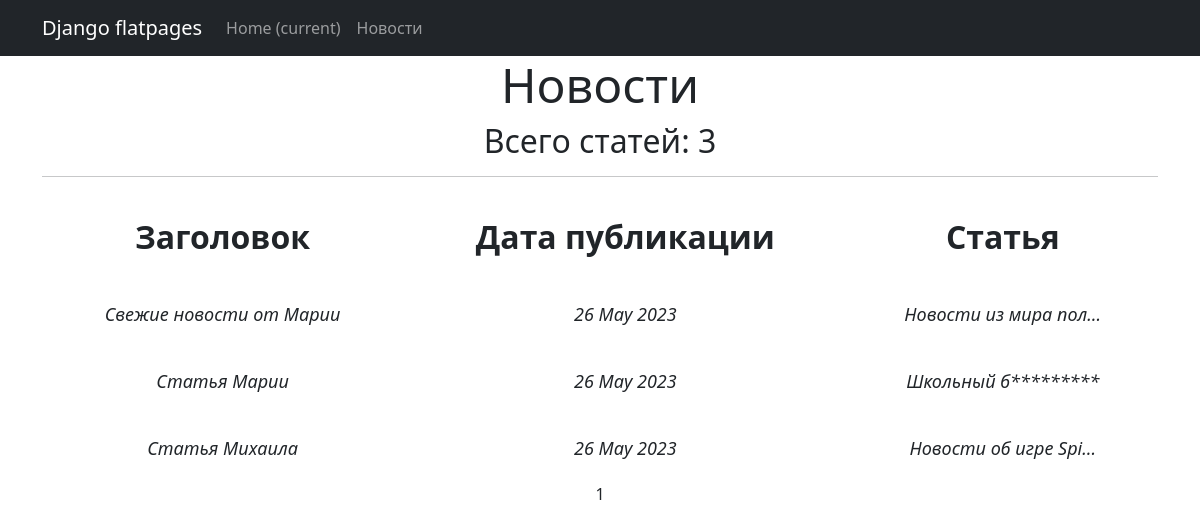
The page /news/ on the database as committed earlier.
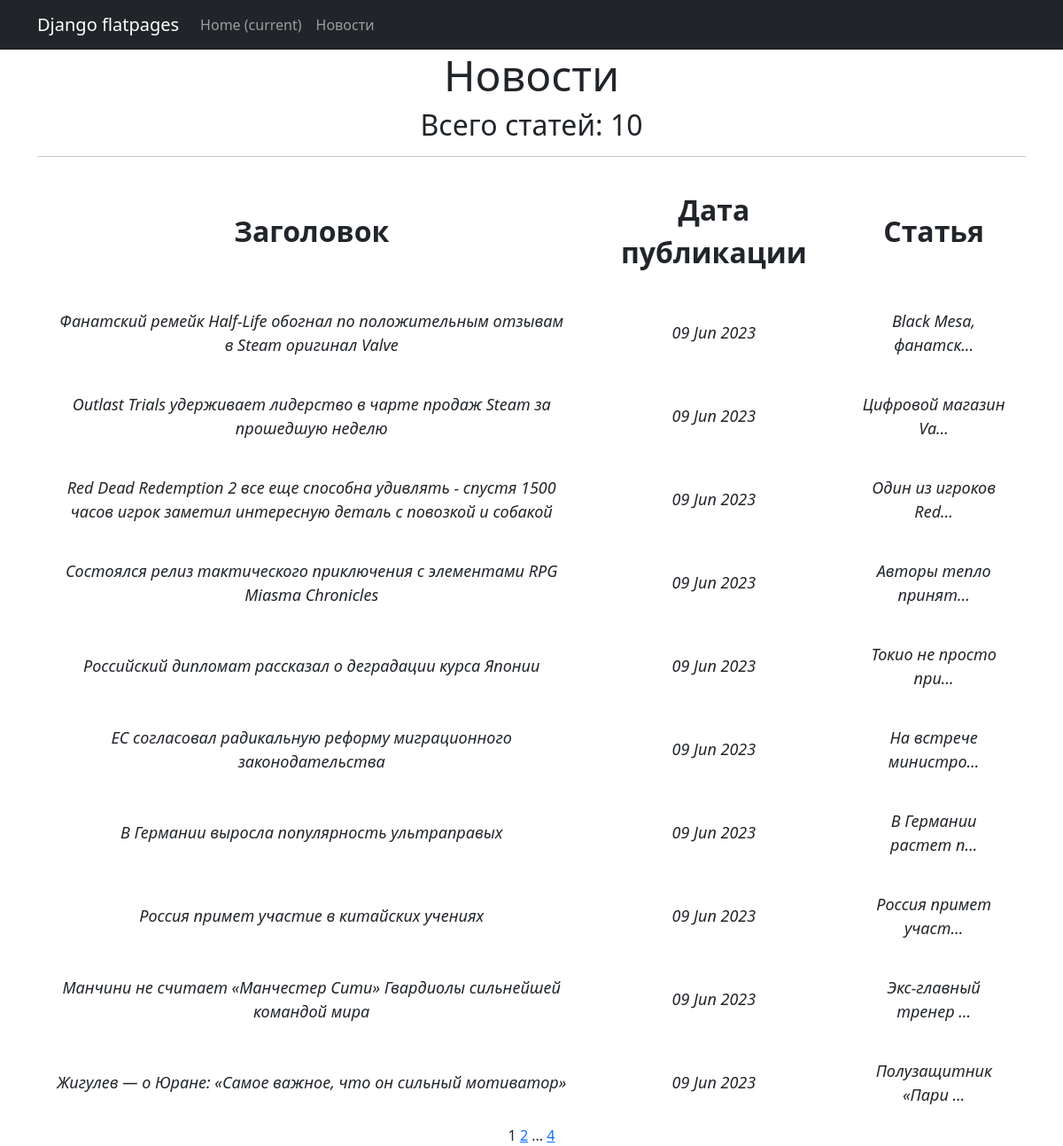
The same page on the database as committed later.
### News/models.py (models this page shows, shortened)
class Post(models.Model):
    author = models.ForeignKey(Author, on_delete=models.CASCADE)
    category = models.CharField(max_length=20, choices=CATEGORY_NEWS, default=ARTICLE)
    datetime = models.DateTimeField(auto_now_add=True)
    dopCategory = models.ManyToManyField(Category, through='PostCategory')
    heading = models.CharField(max_length=128)
    text = models.TextField()
    rating = models.SmallIntegerField(default=0)

### News/views.py (the view)
# urls.py: path('', PostList.as_view(), name='post_list'),
class PostList(ListView):
    model = Post
    ordering = '-datetime'
    template_name = 'news.html'
    context_object_name = 'news'
    paginate_by = 10

### News/templatetags/custom_filters.py (called while the page is built)
@register.filter(name='censor')
def censor(value):
    for word in bad_words:
        value = value.replace(word, word[0:1] + '*' * len(word))
    return value

@register.simple_tag(takes_context=True)
def url_replace(context, **kwargs):
    d = context['request'].GET.copy()
    for k, v in kwargs.items():
        d[k] = v
    return d.urlencode()

### templates/news.html (shortened to what this page needs)
{% extends 'flatpages/default.html' %}
{% load custom_filters %}
{% block content %}
    <h1><font size="8"> Новости </font></h1>
    <h3><font size="6"> Всего статей: {{ news|length }} </font></h3>
    <hr>
    {% if news %}
        <table align="center" cellpadding="20" width="100%">
            <tr>
                <td><strong><font size="6">Заголовок</font></strong></td>
                <td><strong><font size="6">Дата публикации</font></strong></td>
                <td><strong><font size="6">Статья</font></strong></td>
            </tr>
            {% for post in news %}
            <tr>
                <td><font size="4"><em>{{ post.heading|censor }}</em></font></td>
                <td><font size="4"><em>{{ post.datetime|date:'d M Y' }}</em></font></td>
                <td><font size="4"><em>{{ post.text|truncatechars:20|censor }}</em></font></td>
            </tr>
            {% endfor %}
        </table>
    {% else %}
        <h2> Новых новостей нет. </h2>
    {% endif %}
    {{ page_obj.number }}
    {% if page_obj.has_next %}
        <a href="?{% url_replace page=page_obj.next_page_number %}">{{ page_obj.next_page_number }}</a>
        {% if paginator.num_pages != page_obj.next_page_number %}
            ...
            <a href="?{% url_replace page=page_obj.paginator.num_pages %}">{{ page_obj.paginator.num_pages }}</a>
        {% endif %}
    {% endif %}
{% endblock content %}

### templates/flatpages/default.html (shortened to what this page needs)
<!DOCTYPE html>
<html lang="en">
    <head>
        {% load static %}
        <link href="{% static 'css/styles.css' %}" rel="stylesheet" />
    </head>
    <body>
        <nav class="navbar navbar-expand-lg navbar-dark bg-dark static-top">
            <div class="container">
                <a class="navbar-brand" href="#">Django flatpages</a>
                <div class="collapse navbar-collapse" id="navbarResponsive">
                    <ul class="navbar-nav ml-auto">
                        <li class="nav-item active">
                            <a class="nav-link" href="#">Home
                                <span class="sr-only">(current)</span>
                            </a>
                        </li>
                        <li class="nav-item">
                            <a class="nav-link" href="/news/">Новости</a>
                        </li>
                    </ul>
                </div>
            </div>
        </nav>
        <div class="container">
            <div class="row">
                <div class="col-lg-12 text-center">
                    {% block content %}{% endblock content %}
                </div>
            </div>
        </div>
    </body>
</html>

Rows that differ between the two databases and show on the page:
removed Post: heading|censor "Свежие новости от Марии", datetime "26 May 2023", text|censor "Новости из мира пол…"
no longer on this page (row unchanged): Post: heading|censor "Статья Марии", datetime "26 May 2023", text|censor "Школьный б*********"
no longer on this page (row unchanged): Post: heading|censor "Статья Михаила", datetime "26 May 2023", text|censor "Новости об игре Spi…"
added Post: heading|censor "Фанатский ремейк Half-Life обогнал по положительным отзывам в Steam оригинал Valve", datetime "09 Jun 2023", text|censor "Black Mesa, фанатск…"
added Post: heading|censor "Outlast Trials удерживает лидерство в чарте продаж Steam за прошедшую неделю", datetime "09 Jun 2023", text|censor "Цифровой магазин Va…"
added Post: heading|censor "Red Dead Redemption 2 все еще способна удивлять - спустя 1500 часов игрок заметил интересную деталь с повозкой и собакой", datetime "09 Jun 2023", text|censor "Один из игроков Red…"
added Post: heading|censor "Состоялся релиз тактического приключения с элементами RPG Miasma Chronicles", datetime "09 Jun 2023", text|censor "Авторы тепло принят…"
added Post: heading|censor "Российский дипломат рассказал о деградации курса Японии", datetime "09 Jun 2023", text|censor "Токио не просто при…"
added Post: heading|censor "ЕС согласовал радикальную реформу миграционного законодательства", datetime "09 Jun 2023", text|censor "На встрече министро…"
added Post: heading|censor "В Германии выросла популярность ультраправых", datetime "09 Jun 2023", text|censor "В Германии растет п…"
added Post: heading|censor "Россия примет участие в китайских учениях", datetime "09 Jun 2023", text|censor "Россия примет участ…"
added Post: heading|censor "Манчини не считает «Манчестер Сити» Гвардиолы сильнейшей командой мира", datetime "09 Jun 2023", text|censor "Экс-главный тренер …"
added Post: heading|censor "Жигулев — о Юране: «Самое важное, что он сильный мотиватор»", datetime "09 Jun 2023", text|censor "Полузащитник «Пари …"
Other text that changed with them:
{{ news|length }}: "3" → "10"
{{ page_obj.next_page_number }}: (not shown) → "2"
{{ page_obj.paginator.num_pages }}: (not shown) → "4"
